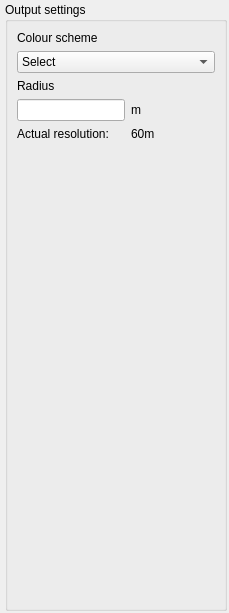
               <widget class="QWidget" name="scroll_area_widget_contents_output">
                <property name="geometry">
                 <rect>
                  <x>0</x>
                  <y>0</y>
                  <width>229</width>
                  <height>613</height>
                 </rect>
                </property>
                <layout class="QVBoxLayout" name="verticalLayout_15">
                 <property name="leftMargin">
                  <number>5</number>
                 </property>
                 <property name="topMargin">
                  <number>2</number>
                 </property>
                 <property name="rightMargin">
                  <number>2</number>
                 </property>
                 <property name="bottomMargin">
                  <number>2</number>
                 </property>
                 <item>
                  <widget class="QGroupBox" name="group_box_output_settings">
                   <property name="title">
                    <string>Output settings</string>
                   </property>
                   <layout class="QFormLayout" name="formLayout_15">
                    <item row="0" column="0">
                     <widget class="QLabel" name="label_output_colour_scheme">
                      <property name="text">
                       <string>Colour scheme</string>
                      </property>
                     </widget>
                    </item>
                    <item row="1" column="0" colspan="2">
                     <widget class="QComboBox" name="combo_box_output_colour_scheme">
                      <item>
                       <property name="text">
                        <string>Select</string>
                       </property>
                      </item>
                      <item>
                       <property name="text">
                        <string>Rainbow</string>
                       </property>
                      </item>
                      <item>
                       <property name="text">
                        <string>Microwave</string>
                       </property>
                      </item>
                      <item>
                       <property name="text">
                        <string>Green</string>
                       </property>
                      </item>
                      <item>
                       <property name="text">
                        <string>Blue</string>
                       </property>
                      </item>
                      <item>
                       <property name="text">
                        <string>Red</string>
                       </property>
                      </item>
                     </widget>
                    </item>
                    <item row="2" column="0">
                     <widget class="QLabel" name="label_output_radius">
                      <property name="text">
                       <string>Radius</string>
                      </property>
                     </widget>
                    </item>
                    <item row="3" column="0">
                     <widget class="QLineEdit" name="input_output_radius"/>
                    </item>
                    <item row="3" column="1">
                     <widget class="QLabel" name="label_output_radius_meters">
                      <property name="text">
                       <string>m</string>
                      </property>
                     </widget>
                    </item>
                    <item row="4" column="0">
                     <widget class="QLabel" name="label_actual_resolution">
                      <property name="text">
                       <string>Actual resolution: </string>
                      </property>
                     </widget>
                    </item>
                    <item row="4" column="1">
                     <widget class="QLabel" name="label_actual_resolution_value">
                      <property name="text">
                       <string>60m</string>
                      </property>
                     </widget>
                    </item>
                   </layout>
                  </widget>
                 </item>
                </layout>
               </widget>
